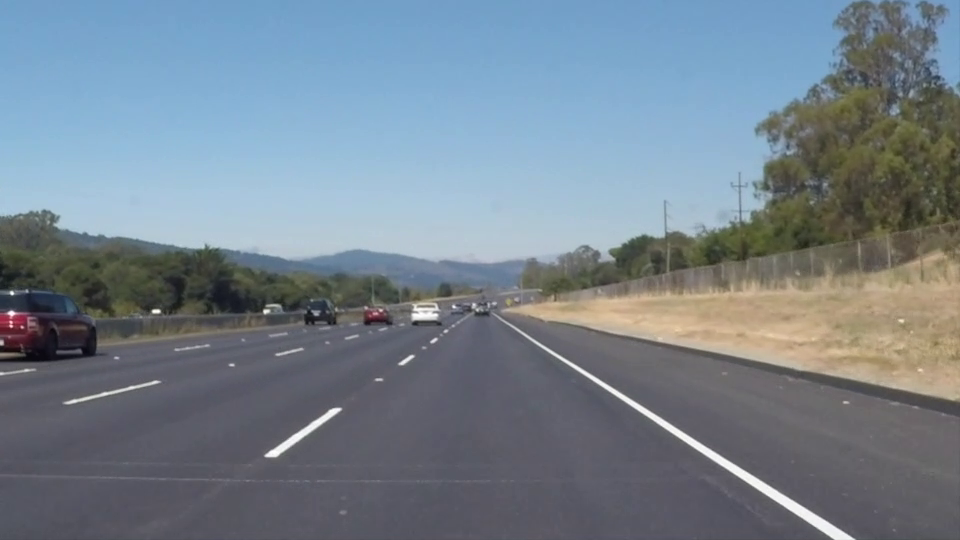
#> input picture frame 22 of solidWhiteRight.mp4, 960 x 540 px, given in place of road.mp4, which was not available
$ python 'Hough transform.py'
#> lines starting #> are read from the running program, lines starting #| are printed output that depends on the picture; after the words box and inside, x2 and y2 are one past the last pixel; in counts of white or black regions, pixels touching at a corner belong together; pictures that were not available may be replaced by others from this repository, and a replacement may not be noted
import cv2
import math
import cv2 as cv
import numpy as np

cap = cv2.VideoCapture("C:/Users/vlxj/Desktop/road.mp4")

while (True):
    ret, src = cap.read() # 캡처
#> src is the input picture: shape (540, 960, 3); mean B, G, R 141.9, 130.7, 117.7
    src = cv2.resize(src, (640, 360)) # 사이즈 조정
#> src: shape (360, 640, 3)
    dst = cv.Canny(src, 50, 200, None, 3)
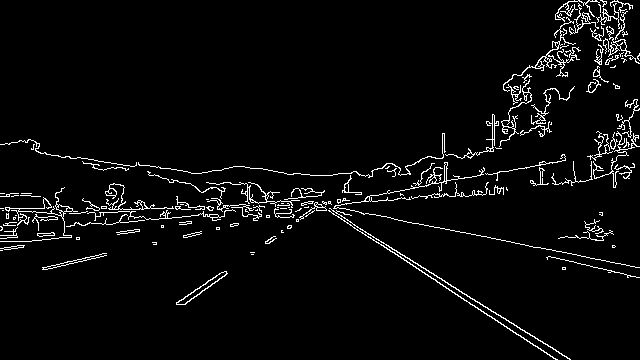
#> dst: shape (360, 640); 4% white in thin lines or dots
    # 엣지 검출 , cv.Canny는 엣지 검출함수로 이미지의 엣지만을 되돌려준다
    # cv.Canny(gray_img, threshold1, threshold) 이것이 기본 문법이며 threshold는 엣지인지 아닌지 판단하는 임계값이다.
    cdst = cv.cvtColor(dst, cv.COLOR_GRAY2BGR) # 컬러 이미자를 흑백으로.
#> cdst: shape (360, 640, 3); 4% white in thin lines or dots
    cdstP = np.copy(cdst)

    lines = cv.HoughLines(dst, 1, np.pi / 180, 180, None, 0, 0)
#> lines = [[3, 2.13], [-2, 2.15], [140, 1.76], [231, 1.48]]
    # cv.HoughLines(image, rho, theta, threshold[, lines[, srn[, stn[, min_theta[, max_theta]]]]])
    # rho는 r값의 범위로 0~1이다, theta의 범위는 0~180이다.
    # threshold는 만나는 점의 기준값으로 숫자 크기가 낮을수록 많은 선이 검출되고 숫자 크기가 높을수록 정확도가 높아진다.

    if lines is not None:
        for i in range(0, len(lines)):
            rho = lines[i][0][0]
            theta = lines[i][0][1]
            a = math.cos(theta)
            b = math.sin(theta)
            x0 = a * rho
            y0 = b * rho
            y0 = b * rho
            pt1 = (int(x0 + 1000 * (-b)), int(y0 + 1000 * (a)))
            pt2 = (int(x0 - 1000 * (-b)), int(y0 - 1000 * (a)))
            cv.line(cdst, pt1, pt2, (0, 0, 255), 3, cv.LINE_AA)
#> this loop made 4 passes
#> (rho, theta, a, b, x0, pt1, pt2) on passes 1 to 4: (3, 2.13, -0.53, 0.848, -1.59, (-849, -527), (846, 532)), (-2, 2.15, -0.545, 0.839, 1.09, (-837, -546), (839, 542)), (140, 1.76, -0.191, 0.982, -26.71, (-1008, -53), (954, 328)), (231, 1.48, 0.0872, 0.996, 20.13, (-976, 317), (1016, 142))
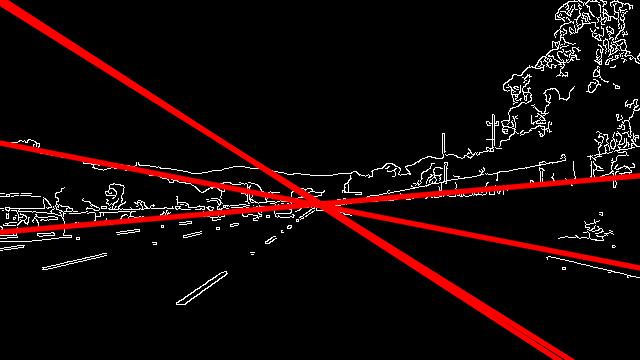
#> cdst: shape (360, 640, 3); mean B, G, R 7.7, 7.7, 21.2
            # cv.line(img, pt1, pt2, color [, thickness[, lineType[, shift]]])

    linesP = cv.HoughLinesP(dst, 1, np.pi / 180, 50, None, 50, 10)
#> linesP = 45 rows, first 6: [294, 189, 557, 359], [275, 204, 342, 201], [334, 207, 514, 242], [321, 204, 570, 359], [416, 184, 476, 176], [501, 240, 639, 267]
    # cv.HoughLinesP(img, rho, theta, threshold, minLineLength, maxLineGap)
    # minLineLength 는 선의 최소 길이, maxLineGap 는 선과 선 사이의 최대 허용 가격

    if linesP is not None:
        for i in range(0, len(linesP)):
            l = linesP[i][0]
            cv.line(cdstP, (l[0], l[1]), (l[2], l[3]), (0, 0, 255), 3, cv.LINE_AA)
#> this loop made 45 passes
#> l on passes 1 to 12: [294, 189, 557, 359], [275, 204, 342, 201], [334, 207, 514, 242], [321, 204, 570, 359], [416, 184, 476, 176], [501, 240, 639, 267], [533, 185, 588, 180], [102, 224, 224, 213], [185, 209, 269, 201], [128, 209, 199, 205], [319, 204, 393, 200], [253, 219, 345, 198]
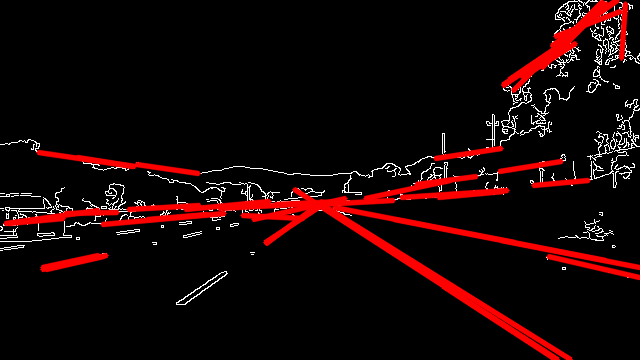
#> cdstP: shape (360, 640, 3); mean B, G, R 5.9, 5.9, 23

    cv.imshow("Source", src)
    cv.imshow("Detected Lines (in red) - Standard Hough Line Transform", cdst)
    cv.imshow("Detected Lines (in red) - Probabilistic  Line Transform", cdstP)

    if cv2.waitKey(1) & 0xFF == ord('q'):
#> (key q is pressed here)
        break

cap.release()
cv2.destroyAllWindows()

$ run again, starting later in the video
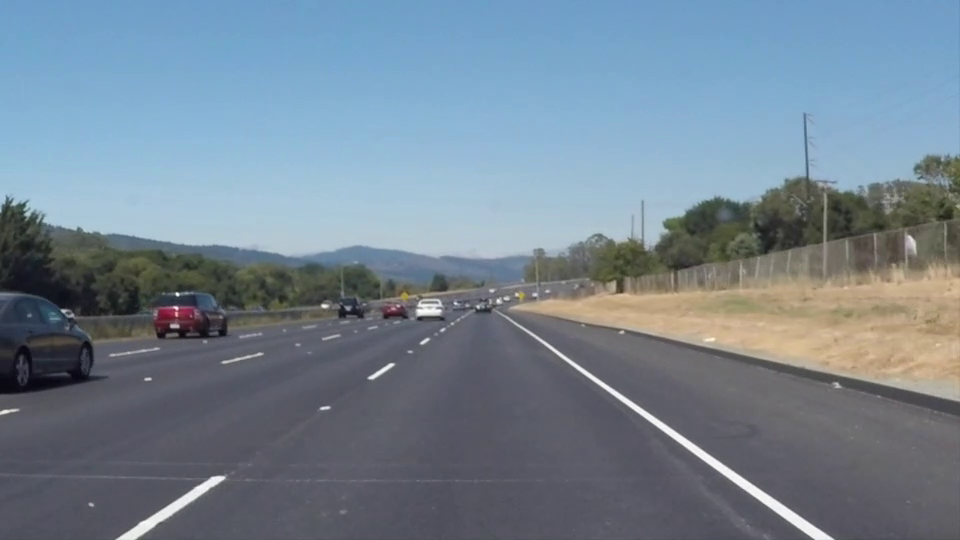
#> input picture frame 99 of solidWhiteRight.mp4, 960 x 540 px, given in place of road.mp4, which was not available
#> src is the input picture: shape (540, 960, 3); mean B, G, R 146, 132.3, 116.7
#> src: shape (360, 640, 3)
#> dst: shape (360, 640); 3.6% white in thin lines or dots, all inside (x1, y1, x2, y2) = (0, 75, 640, 360)
#> lines = [[128, 1.78], [-13, 2.16], [217, 1.52], [114, 1.82], [-27, 2.2], [233, 1.48], [212, 1.54]]
#> the loop `for i in range(0, len(lines)):` made 7 passes
#> (rho, theta, a, b, x0, pt1, pt2) on passes 1 to 6: (128, 1.78, -0.208, 0.978, -26.61, (-1004, -82), (951, 333)), (-13, 2.16, -0.559, 0.829, 7.27, (-821, -569), (836, 548)), (217, 1.52, 0.0523, 0.999, 11.36, (-987, 269), (1009, 164)), (114, 1.82, -0.242, 0.97, -27.58, (-997, -131), (942, 352)), (-27, 2.2, -0.588, 0.809, 15.87, (-793, -609), (824, 565)), (233, 1.48, 0.0872, 0.996, 20.31, (-975, 319), (1016, 144))
#> after the loop `for i in range(0, len(lines)):`:
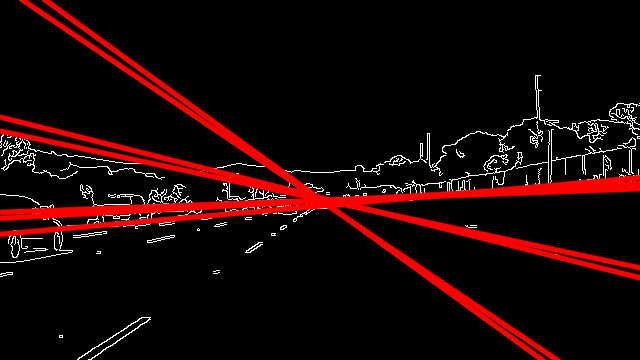
#> cdst: shape (360, 640, 3); mean B, G, R 5.6, 5.6, 27.1
#> linesP = 41 rows, first 6: [212, 206, 306, 202], [389, 214, 639, 267], [476, 175, 635, 145], [380, 240, 556, 359], [320, 201, 401, 198], [217, 199, 316, 192]
#> the loop `for i in range(0, len(linesP)):` made 41 passes
#> after the loop `for i in range(0, len(linesP)):`:
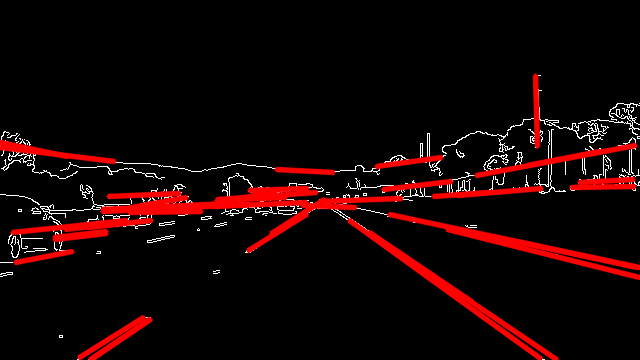
#> cdstP: shape (360, 640, 3); mean B, G, R 4.6, 4.6, 22.5

$ run again, starting later in the video
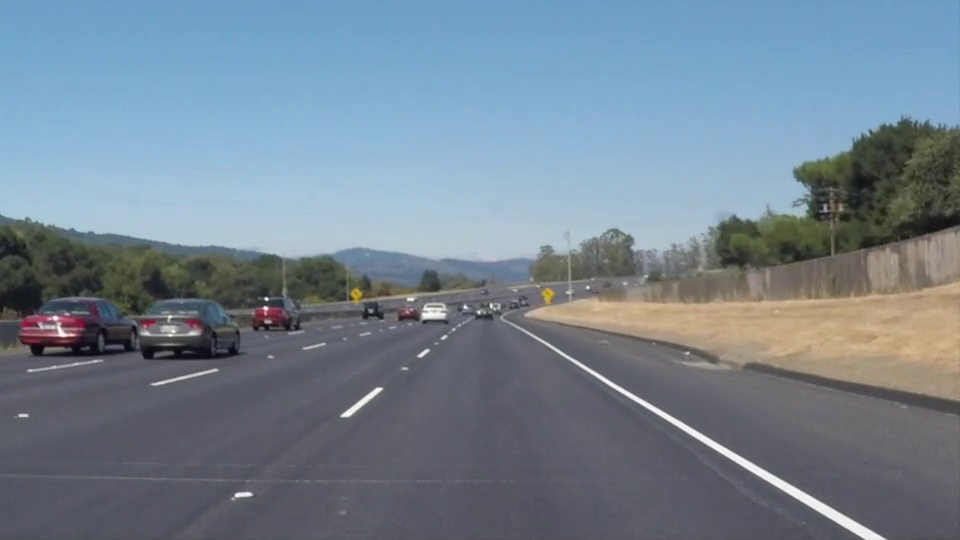
#> input picture frame 176 of solidWhiteRight.mp4, 960 x 540 px, given in place of road.mp4, which was not available
#> src is the input picture: shape (540, 960, 3); mean B, G, R 145.2, 131.6, 116.5
#> src: shape (360, 640, 3)
#> dst: shape (360, 640); 3.7% white in thin lines or dots, all inside (x1, y1, x2, y2) = (0, 76, 640, 360)
#> lines = [[11, 2.11], [16, 2.09], [219, 1.48], [225, 1.47], [218, 1.54], [141, 1.76], [215, 1.54], [237, 1.45]]
#> the loop `for i in range(0, len(lines)):` made 8 passes
#> (rho, theta, a, b, x0, pt1, pt2) on passes 1 to 6: (11, 2.11, -0.515, 0.857, -5.67, (-862, -505), (851, 524)), (16, 2.09, -0.5, 0.866, -8, (-874, -486), (858, 513)), (219, 1.48, 0.0872, 0.996, 19.09, (-977, 305), (1015, 131)), (225, 1.47, 0.105, 0.995, 23.52, (-971, 328), (1018, 119)), (218, 1.54, 0.0349, 0.999, 7.61, (-991, 252), (1006, 182)), (141, 1.76, -0.191, 0.982, -26.9, (-1008, -52), (954, 329))
#> after the loop `for i in range(0, len(lines)):`:
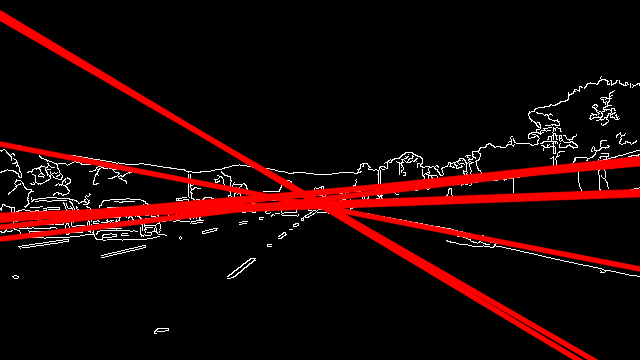
#> cdst: shape (360, 640, 3); mean B, G, R 5.3, 5.3, 27.3
#> linesP = 40 rows, first 6: [372, 233, 590, 359], [369, 234, 577, 359], [439, 202, 572, 198], [145, 207, 321, 191], [39, 214, 131, 211], [41, 228, 119, 220]
#> the loop `for i in range(0, len(linesP)):` made 40 passes
#> after the loop `for i in range(0, len(linesP)):`:
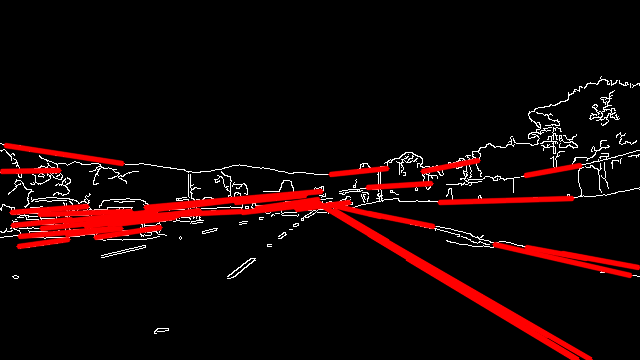
#> cdstP: shape (360, 640, 3); mean B, G, R 5.4, 5.4, 21.3
